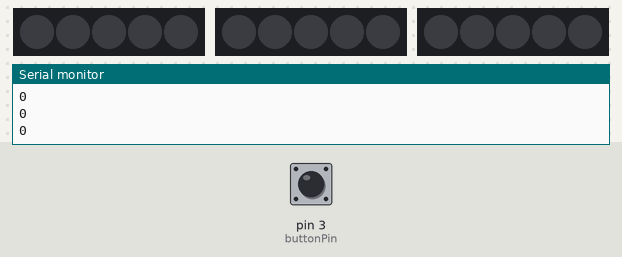
A sketch run on a simulated Arduino Uno, built with avr-gcc and run on an emulated ATmega328P. Parts: 3 × 5 RGB LEDs in strip order, left to right, the last lines printed to the serial monitor. Inputs (shaded band) come from the test bench; at power-on: pin 3 (buttonPin) LOW. Dim RGB values are drawn brighter than linear.

Above: at 1.2 s.
1.3 s: pin 3 (buttonPin) pulled HIGH for 0.15 s
At 2.61 s:
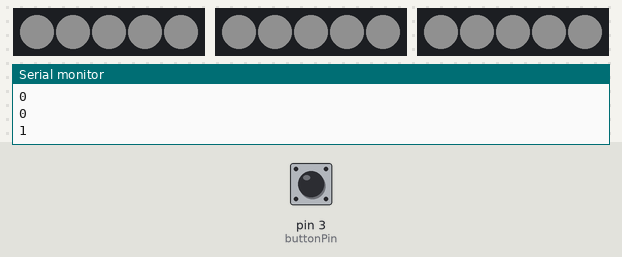
At 3.21 s:
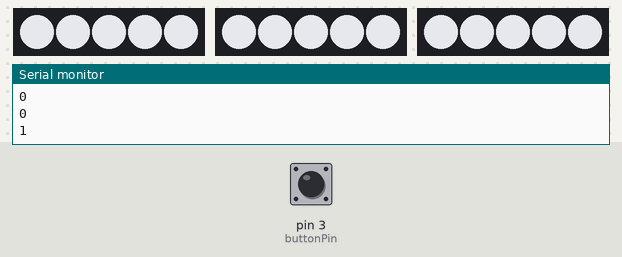
Timing chart, 0 to 9.2 s (numbered marks = the images above; inputs shaded):
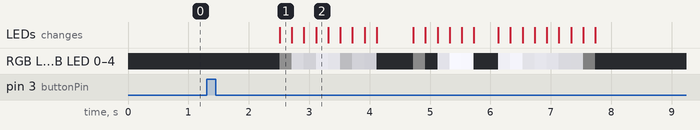

The sketch:

glitch_code_v2_basic.ino
```cpp
  //This is a sketch to run three different led strips on three different data pins.
//The same glitch animation occurs on all three strips at the same time. This is because three strips make up one light tube. Noice.

//setup LED strips
#include<FastLED.h>
#define NUM_STRIPS 3
#define NUM_LEDS 5 //Assume that number of leds per strip is the same
#define stripPinA 11
#define stripPinB 12
#define stripPinC 13
CRGB ledsA[NUM_LEDS];
CRGB ledsB[NUM_LEDS];
CRGB ledsC[NUM_LEDS];

//setup button
int buttonPin = 3;
int buttonState = 0;

//create array containing brightness vs time data. The array has brightness settings at 200ms intervals
int brightness[] = {0, 0, 0, 0, 0, 0, 16, 156, 136, 201, 185, 85, 139, 133, 0, 0, 0, 11, 0, 184, 255, 253, 0, 0, 223, 241, 182, 196, 184, 157, 155, 5, 0, 0, 0, 0, 0};
int t = 200;  //interval time ms
int numt = 37; //number of intervals
int brightnesst = 0;

void setup() {
  pinMode(stripPinA, OUTPUT);
  pinMode(stripPinB, OUTPUT);
  pinMode(stripPinC, OUTPUT);
  pinMode(buttonPin, INPUT);
  FastLED.addLeds<WS2811, stripPinA, BRG>(ledsA, NUM_LEDS);
  FastLED.addLeds<WS2811, stripPinB, BRG>(ledsB, NUM_LEDS);
  FastLED.addLeds<WS2811, stripPinC, BRG>(ledsC, NUM_LEDS);
  Serial.begin(9600);
}

void loop() {

  buttonState = digitalRead(buttonPin);
  Serial.println(buttonState);

  if (buttonState == HIGH) {
    for (int x = 0; x < numt; x = x + 1) {
      brightnesst = brightness[x];
      FastLED.setBrightness(brightnesst);
      fill_solid(ledsA, NUM_LEDS,CRGB::GhostWhite);
      fill_solid(ledsB, NUM_LEDS,CRGB::GhostWhite);
      fill_solid(ledsC, NUM_LEDS,CRGB::GhostWhite);
      FastLED.show();
      delay(t);
    }
  } else {
      fill_solid(ledsA,NUM_LEDS,CRGB::Black);
      fill_solid(ledsB,NUM_LEDS,CRGB::Black);
      fill_solid(ledsC,NUM_LEDS,CRGB::Black);

      FastLED.show();
      }
}
```

Measured:
- after the input at 1.3 s, RGB LED 0–4, RGB LED 0–4, RGB LED 0–4: off → RGB(16, 16, 16) after 1.2 s, → RGB(152, 152, 156) 0.20 s later, → RGB(132, 132, 136) 0.20 s later, → RGB(195, 195, 201) 0.20 s later, … (24 changes in this stretch); the LEDs: change after 1.2 s (image 1)
